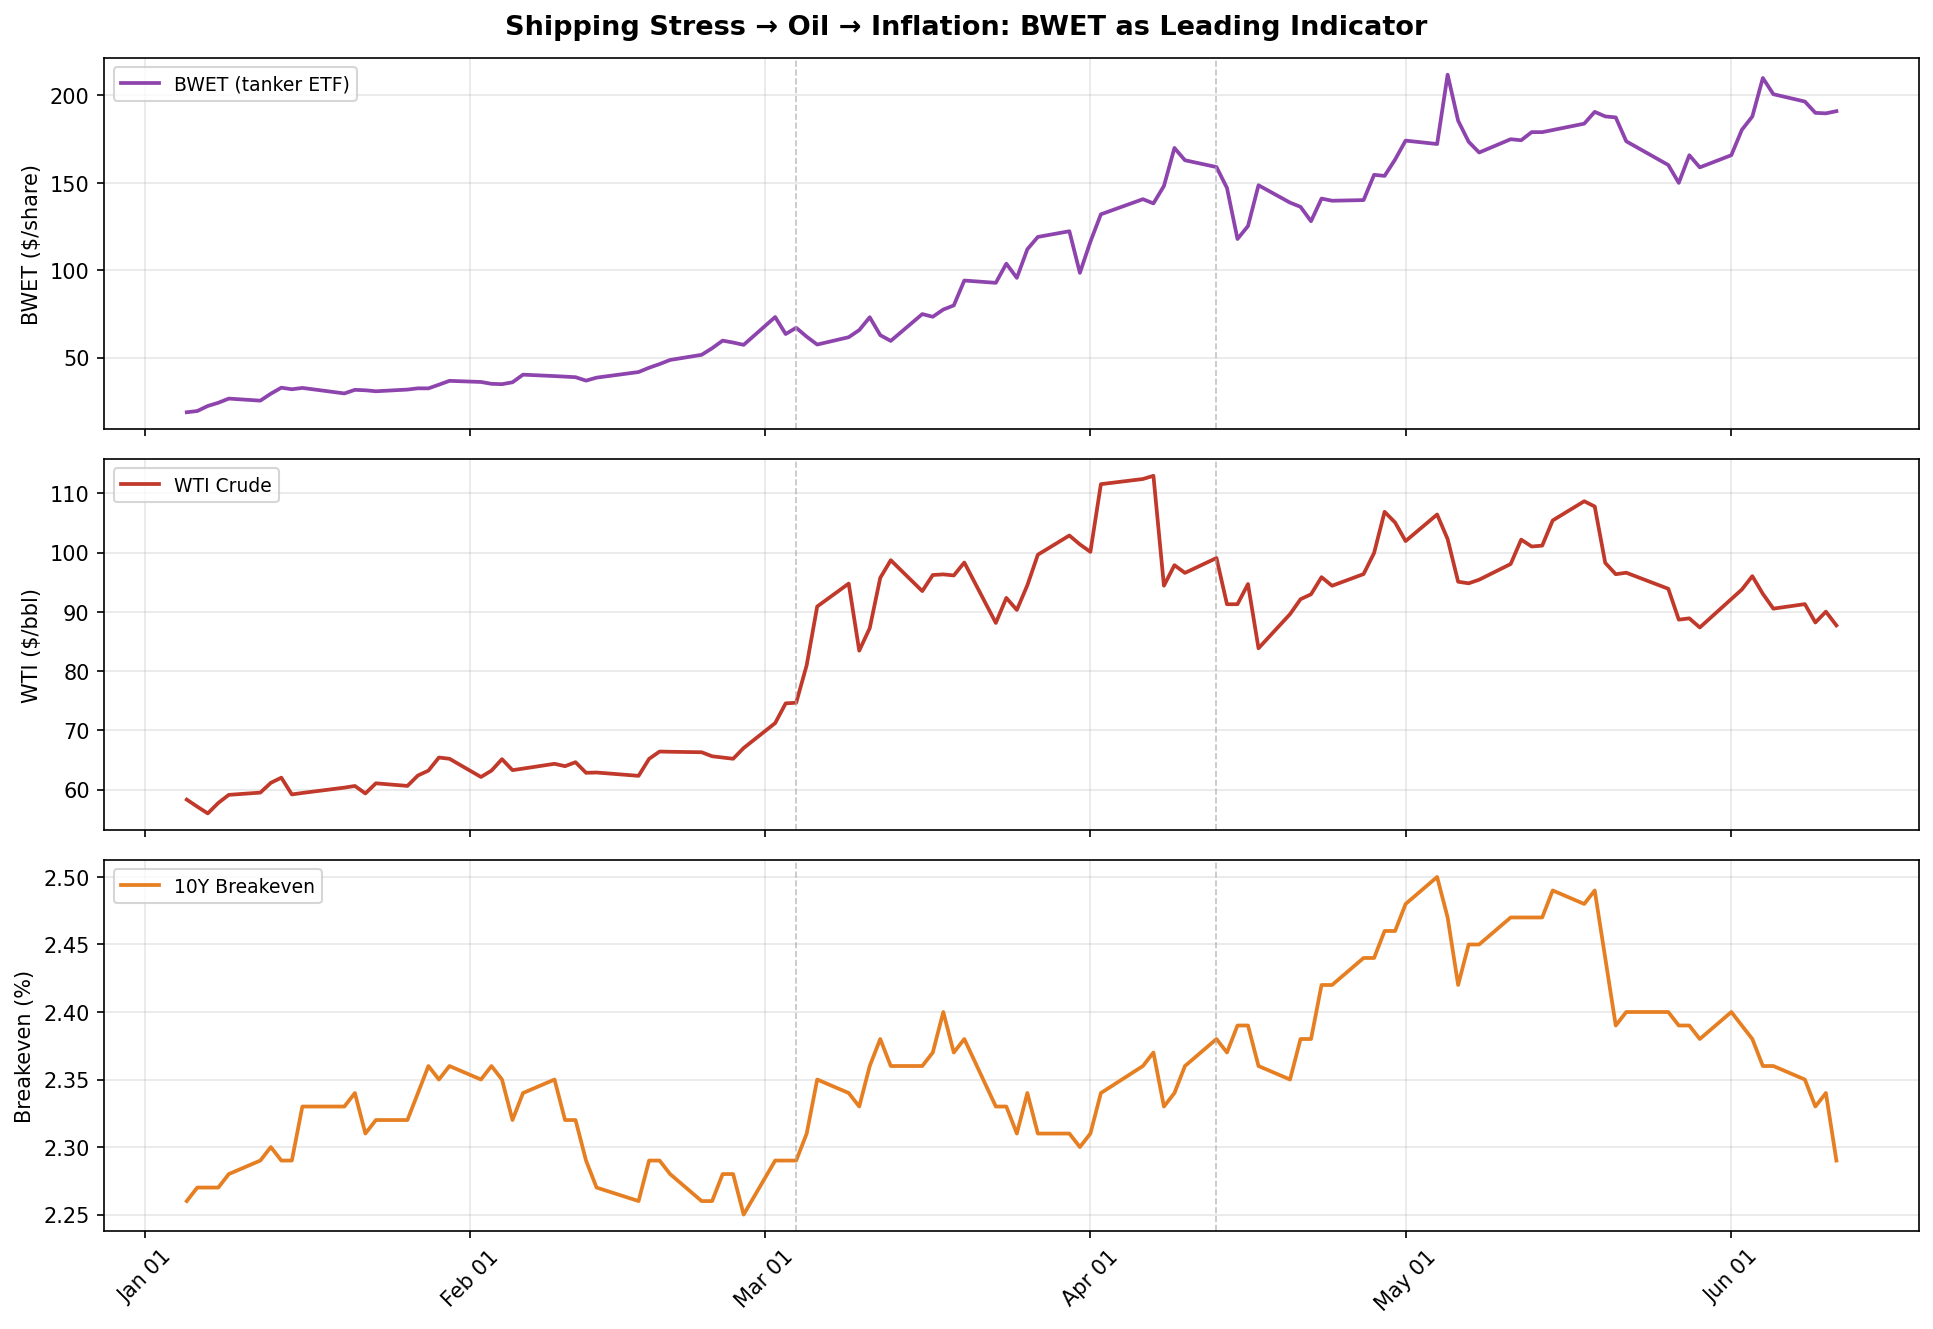

Generate this figure with Python:
import pandas as pd
import sqlite3
import matplotlib.pyplot as plt
import matplotlib.dates as mdates

# Load data
conn = sqlite3.connect("hormuz_macro.db")
macro = pd.read_sql("SELECT * FROM macro_daily", conn, index_col="index", parse_dates=["index"])
bdti  = pd.read_sql("SELECT * FROM bdti", conn, index_col="date", parse_dates=["date"])
conn.close()

# Merge
df = macro.join(bdti, how="inner").dropna()
df["bdti_chg"]      = df["bdti"].diff(5)
df["breakeven_chg"] = df["breakeven_10y"].diff(5)

# ── Lead-lag analysis ──────────────────────────────────────────
print("Lead-lag: BWET 5-day change vs future breakeven 5-day change\n")
results = []
for lag in [0, 1, 2, 3, 5, 10]:
    r = df["bdti_chg"].corr(df["breakeven_chg"].shift(-lag))
    r2 = r ** 2
    results.append((lag, round(r, 3)))
    print(f"  BWET today vs breakeven +{lag}d: r = {r:.3f}  |  R² = {r2:.3f}  ({r2*100:.1f}% variance explained)")

best_lag = max(results, key=lambda x: abs(x[1]))
print(f"\nStrongest signal: lag = {best_lag[0]} days (r = {best_lag[1]})")

# ── Plot: BWET vs WTI vs Breakeven ────────────────────────────
fig, (ax1, ax2, ax3) = plt.subplots(3, 1, figsize=(13, 9), sharex=True)
fig.suptitle("Shipping Stress → Oil → Inflation: BWET as Leading Indicator",
             fontsize=13, fontweight="bold", y=0.98)

ax1.plot(df.index, df["bdti"], color="#8e44ad", linewidth=1.8, label="BWET (tanker ETF)")
ax1.set_ylabel("BWET ($/share)", fontsize=10)
ax1.legend(loc="upper left", fontsize=9)
ax1.grid(alpha=0.3)

ax2.plot(df.index, df["wti_price"], color="#c0392b", linewidth=1.8, label="WTI Crude")
ax2.set_ylabel("WTI ($/bbl)", fontsize=10)
ax2.legend(loc="upper left", fontsize=9)
ax2.grid(alpha=0.3)

ax3.plot(df.index, df["breakeven_10y"], color="#e67e22", linewidth=1.8, label="10Y Breakeven")
ax3.set_ylabel("Breakeven (%)", fontsize=10)
ax3.legend(loc="upper left", fontsize=9)
ax3.grid(alpha=0.3)

for ax in [ax1, ax2, ax3]:
    ax.axvline(pd.Timestamp("2026-03-04"), color="#aaa", linestyle="--", linewidth=0.8, alpha=0.7)
    ax.axvline(pd.Timestamp("2026-04-13"), color="#aaa", linestyle="--", linewidth=0.8, alpha=0.7)

ax3.xaxis.set_major_formatter(mdates.DateFormatter("%b %d"))
plt.xticks(rotation=45)
plt.tight_layout()
plt.savefig("lead_lag.png", dpi=150, bbox_inches="tight")
print("\nChart saved as lead_lag.png")
